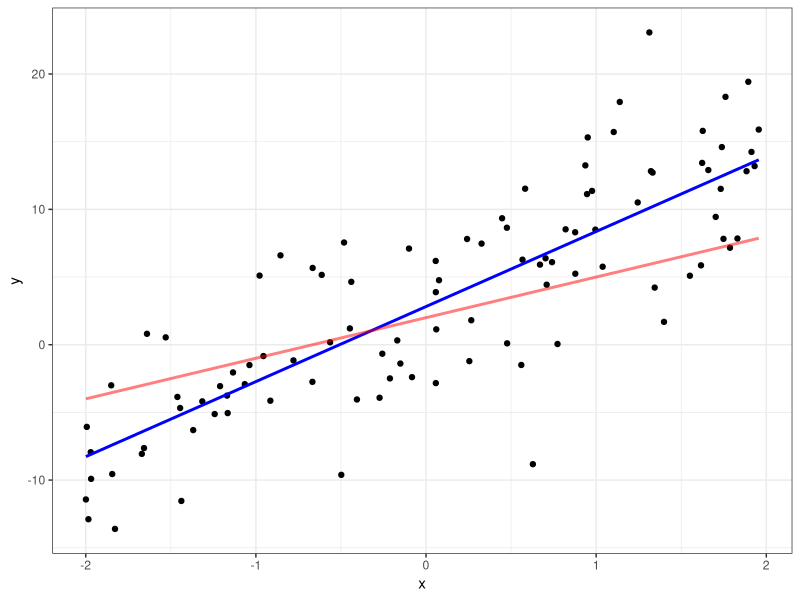

Source code (R):
## ---- chunk 1
#| label: theory-setup
#| include: false

library(tidyverse)
## ---- chunk 2
#| echo: false
#| label: fig-rss
#| fig-cap: "Linear regression on simulated data. The red line shows the true relationship $f(X) = 3+5X$, and the blue line is the least squares estimate for f(X) based on the generated data."


set.seed(42)

x <- runif(100, min = -2, max = 2)
e <- rnorm(100, mean = 0, sd = 5)
y <- 3 + 5 * x + e

ggplot(mapping = aes(x = x, y = y)) + 
    geom_point() +
    geom_smooth(
      method = "lm", 
      formula = y ~ x, 
      col = "blue", 
      alpha = .5, 
      linewidth = 1, 
      se = FALSE) +
    geom_line(
      aes(x = x, y = 2 + 3 * x), 
      col = "red", 
      linewidth = 1, 
      alpha = .5) +
    theme_bw()
